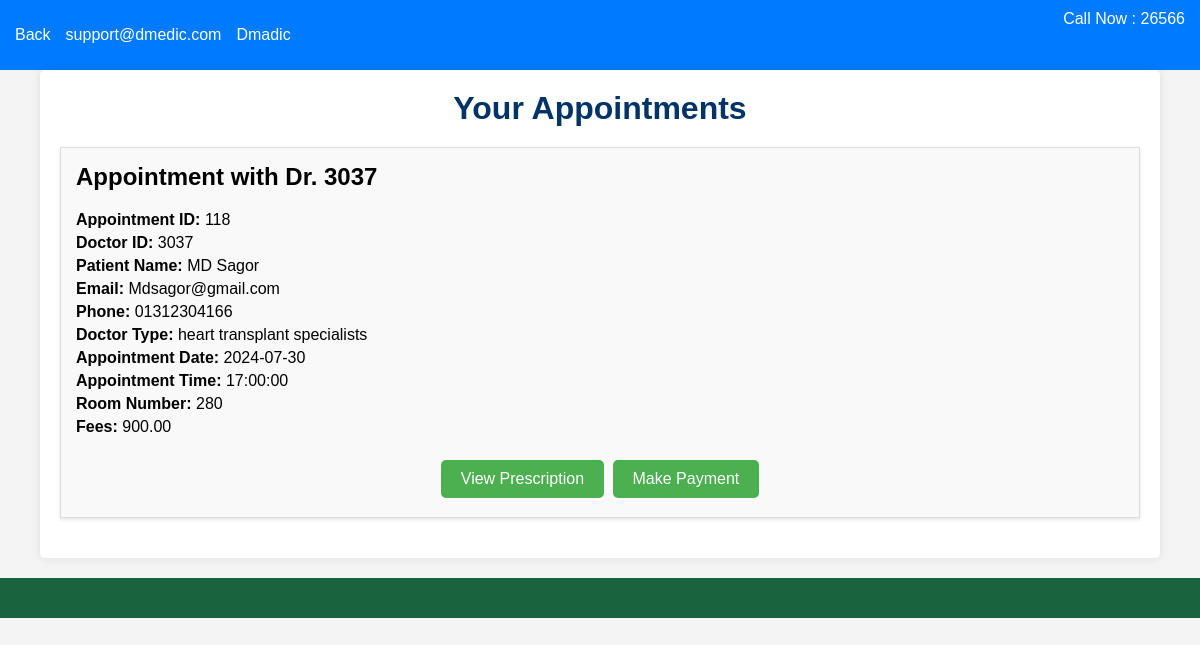
The page /mdobidulhuqsagor/patientViewAppointment.php (signed in) on the database as committed earlier.
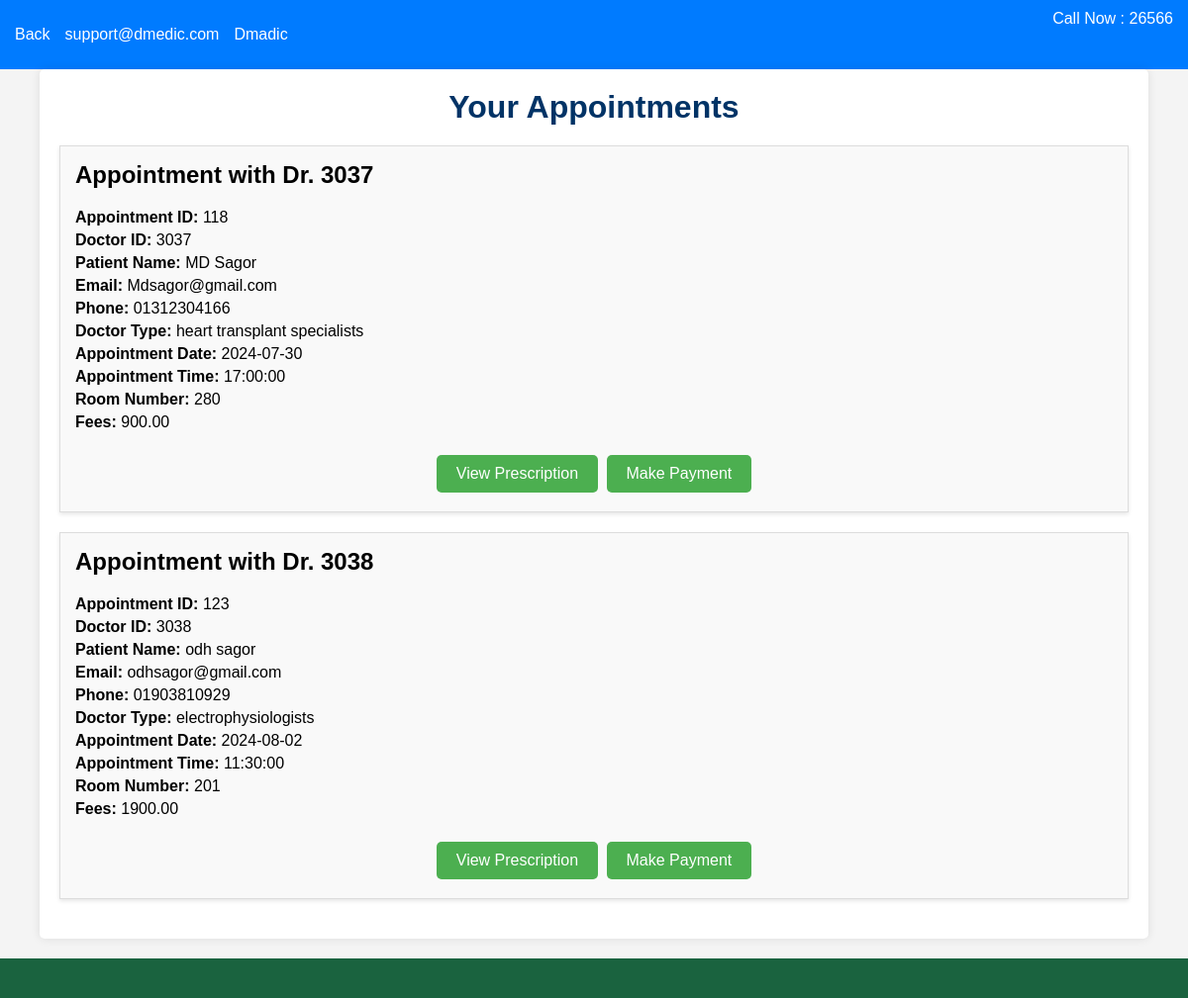
The same page on the database as committed later.
### tables this page shows
CREATE TABLE `appointments` (
  `appointment_id` int(3) UNSIGNED ZEROFILL NOT NULL,
  `patient_id` int(6) UNSIGNED ZEROFILL DEFAULT NULL,
  `doctor_id` int(4) UNSIGNED DEFAULT NULL,
  `first_name` varchar(100) DEFAULT NULL,
  `last_name` varchar(100) DEFAULT NULL,
  `email` varchar(100) DEFAULT NULL,
  `phone` varchar(20) DEFAULT NULL,
  `doctor_type` varchar(50) DEFAULT NULL,
  `doctor_name` varchar(100) DEFAULT NULL,
  `appointment_date` date DEFAULT NULL,
  `appointment_time` time DEFAULT NULL,
  `room_number` varchar(10) DEFAULT NULL,
  `fees` decimal(10,2) DEFAULT NULL
);

### mdobidulhuqsagor/patientViewAppointment.php (the view, shortened to what this page needs)
<?php
$servername = "localhost";
$username = "root";
$password = "";
$dbname = "Dmedic";
try {
    $pdo = new PDO("mysql:host=$servername;dbname=$dbname", $username, $password);
    $pdo->setAttribute(PDO::ATTR_ERRMODE, PDO::ERRMODE_EXCEPTION);
    $patient_id = $_SESSION['patient_id'];
    $sql = $pdo->prepare("SELECT * FROM appointments WHERE patient_id = :patient_id");
    $sql->bindParam(':patient_id', $patient_id, PDO::PARAM_INT);
    $sql->execute();
    $appointments = $sql->fetchAll(PDO::FETCH_ASSOC);
} catch (PDOException $e) {
    echo "Database Error: " . $e->getMessage();
} catch (Exception $e) {
    echo "Error: " . $e->getMessage();
}
?>
<!DOCTYPE html>
<html lang="en">
<head>
    <link rel="stylesheet" href="../Sagor/cssSagor/patientAppoinmentFrom.css">
</head>
<body>
<header>
    <div class="header-top-bar">
        <div class="container">
            <div class="row align-items-center">
                <div class="col-lg-6">
                    <ul class="top-bar-info list-inline-item pl-0 mb-0">
                        <li class="list-inline-item">
                            <a href="javascript:history.back()">
                                <i class="icofont-rounded-left mr-2"></i>Back
                            </a>
                        </li>
                        <li class="list-inline-item">
                            <a href="mailto:support@dmedic.com">
                                <i class="icofont-support-faq mr-2"></i>support@dmedic.com
                            </a>
                        </li>
                        <li class="list-inline-item">
                            <i class="icofont-location-pin mr-2"></i>Dmadic
                        </li>
                    </ul>
                </div>
                <div class="col-lg-6">
                    <div class="text-lg-right top-right-bar mt-2 mt-lg-0">
                        <a href="tel:+23-345-67890">
                            <span>Call Now : </span>
                            <span class="h4">26566</span>
                        </a>
                    </div>
                </div>
            </div>
        </div>
    </div>
</header>
    <div class="main-container">
        <div class="line">
            <h1>Your Appointments</h1>
        </div>
        <?php if (count($appointments) > 0): ?>
            <?php foreach ($appointments as $appointment): ?>
                <div class="appointment-card">
                    <h2>Appointment with Dr. <?php echo htmlspecialchars($appointment['doctor_name']); ?></h2>
                    <p><strong>Appointment ID:</strong> <?php echo htmlspecialchars($appointment['appointment_id']); ?></p>
                    <p><strong>Doctor ID:</strong> <?php echo htmlspecialchars($appointment['doctor_id']); ?></p>
                    <p><strong>Patient Name:</strong> <?php echo htmlspecialchars($appointment['first_name'].' '.$appointment['last_name']); ?></p>
                    <p><strong>Email:</strong> <?php echo htmlspecialchars($appointment['email']); ?></p>
                    <p><strong>Phone:</strong> <?php echo htmlspecialchars($appointment['phone']); ?></p>
                    <p><strong>Doctor Type:</strong> <?php echo htmlspecialchars($appointment['doctor_type']); ?></p>
                    <p><strong>Appointment Date:</strong> <?php echo htmlspecialchars($appointment['appointment_date']); ?></p>
                    <p><strong>Appointment Time:</strong> <?php echo htmlspecialchars($appointment['appointment_time']); ?></p>
                    <p><strong>Room Number:</strong> <?php echo htmlspecialchars($appointment['room_number']); ?></p>
                    <p><strong>Fees:</strong> <?php echo htmlspecialchars($appointment['fees']); ?></p>
                    <div class="buttons-container">
                        <button onclick="window.location.href='patientViewPrescriptions.php?appointment_id=<?php echo htmlspecialchars($appointment['appointment_id']); ?>'">View Prescription</button>
                        <button onclick="window.location.href='payment.php?appointment_id=<?php echo htmlspecialchars($appointment['appointment_id']); ?>'">Make Payment</button>
                    </div>
                </div>
            <?php endforeach; ?>
        <?php else: ?>
            <p>No appointments found.</p>
        <?php endif; ?>
    </div>
    <footer>
    </footer>
</body>
</html>

Rows that differ between the two databases and show on the page:
added appointments: doctor_name "3038", appointment_id "123", doctor "3038", first_name+last_name "odh sagor", email "odhsagor@gmail.com", phone "01903810929", doctor_type "electrophysiologists", appointment_date "2024-08-02", appointment_time "11:30:00", room_number "201", fees "1900.00"
